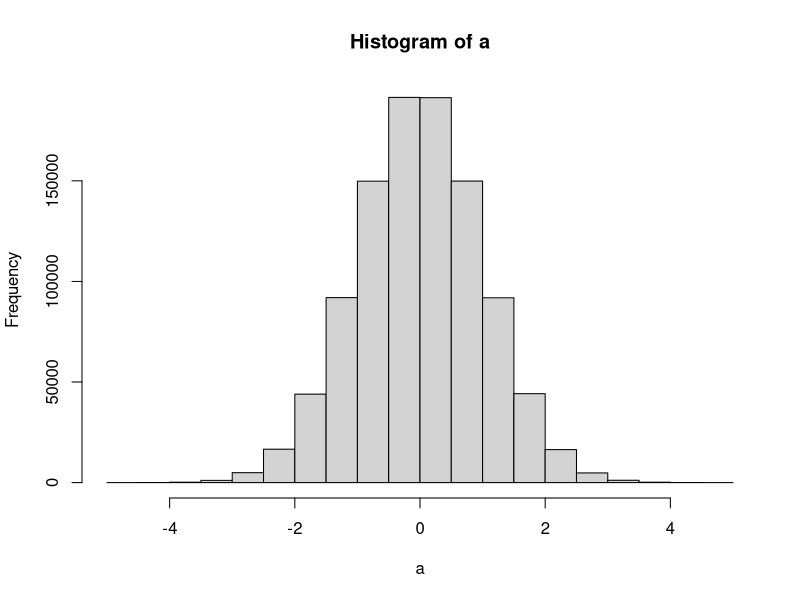
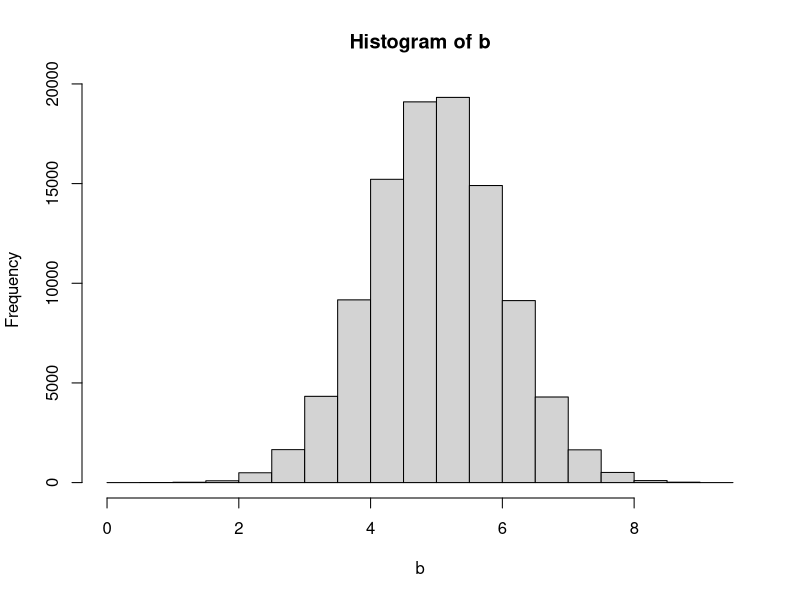

These figures' R source, in order: (Note: this script raises an error after producing the figures.)
?rnorm
?rbinom
?runif

set.seed(123)
a <- rnorm(1000000, mean = 0, sd = 1)
a
b <- rnorm(100000, mean = 5, sd= 1)
b
hist(a)
hist(b)

df <- data.frame(a=a, b=b) %>% gather(key = object, value = value, 1:2)

ggplot(df, aes(x=value, fill= object)) + geom_density(alpha=.5)
pnorm(7, mean = 5, sd= 1, lower.tail = FALSE)#calculates the area under a curve, probability 
ggplot(df, aes(x=value, fill= object)) + geom_histogram(alpha=.5)


set.seed(123)
a <- rnorm(10, mean = 0, sd = 1)
a
b <- rnorm(10, mean = 5, sd= 1)
b
df <- data.frame(a=a, b=b) %>% 
  gather(key = object, value = value, 1:2)
ggplot(df, aes(x=value, fill= object)) + geom_density(alpha=.5)
t.test(a,b)#different btw means... its dependent on sample size 

